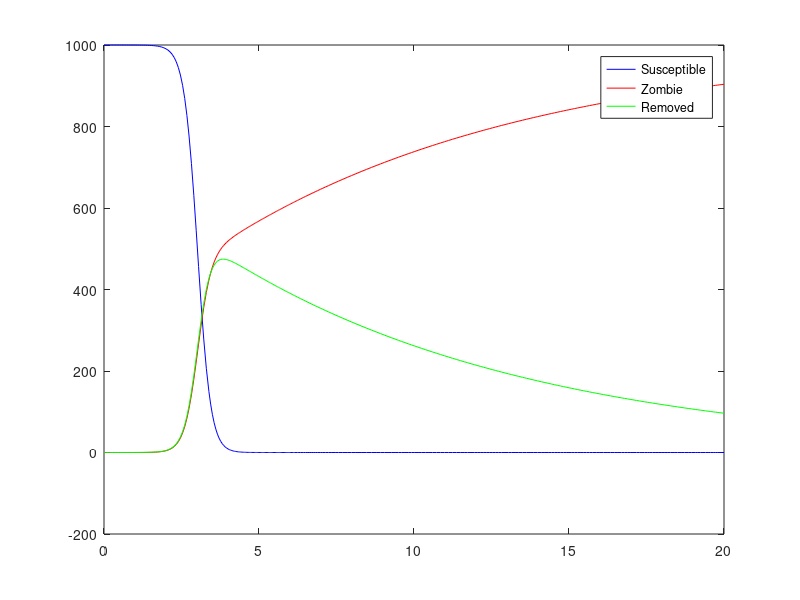

This chart was generated by the following MATLAB code:
% Function to solve the SZR Zombie ODE system.
function SolveSZR()
close all

S0=1000; Z0=0; R0=0;
EndTime = 20;

param.alpha = 0.005; param.beta = 0.0095; 
param.zeta = 0.1; param.delta = 0.0001; 
param.pi = 0;

[t,Y] = ode45(@(t,Y)SZR(t,Y,param),[0,EndTime],[S0;Z0;R0]);

plot(t,Y(:,1),'b',t,Y(:,2),'r',t,Y(:,3),'g');
legend('Susceptible','Zombie','Removed');

function dYdt = SZR(t,Y,param)

S = Y(1); Z = Y(2); R = Y(3);

dSdt = param.pi - param.beta*S*Z - param.delta*S; %Susceptible
dZdt = param.beta*S*Z + param.zeta*R - param.alpha*S*Z; %Zombie
dRdt = param.delta*S + param.alpha*S*Z - param.zeta*R; %Removed

dYdt=[dSdt;dZdt;dRdt];
